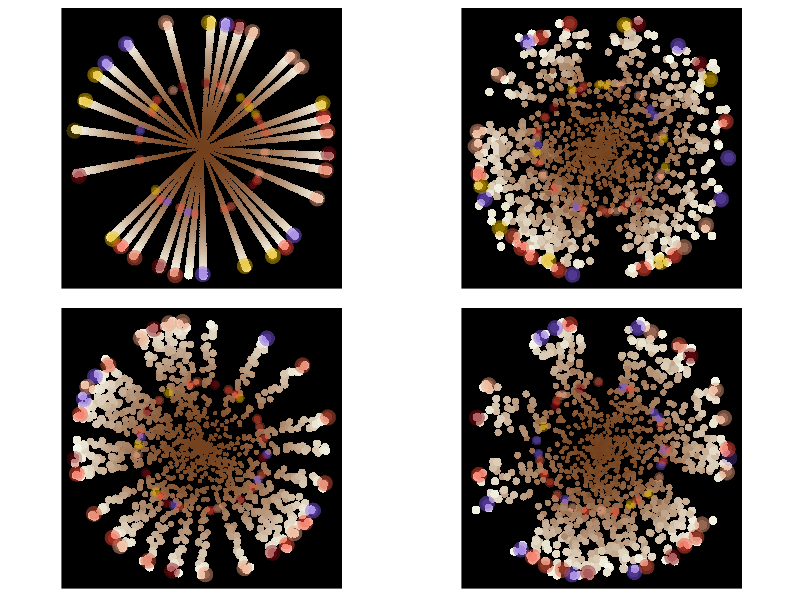
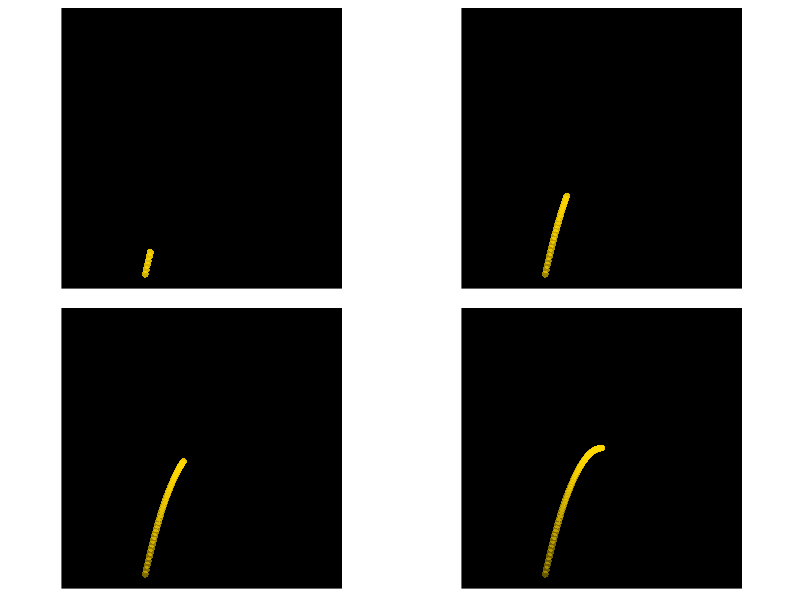

Source code (R) for these figures, in order:
## ---- chunk 1
vec_seq <- Vectorize(seq.default, vectorize.args = "to")

dense_line_to_point <- function(cx, cy, x, y) {
  nx <- vec_seq(cx, x, length.out = 45)
  ny <- vec_seq(cy, y, length.out = 45)
  size <- nx^2+ny^2
  return(cbind(nx, ny, size))
}
## ---- chunk 2
get_circumference_matrix <- function(cx, yx, r, random = TRUE) {
  n <- if (random) 55 else 30
  angles <- sample(seq(0, 0.99, length.out = n), 30, 
                   replace = FALSE) * pi * 2
  matrix(c(cos(angles) * r, sin(angles) * r), ncol = 2)
}
## ---- chunk 3
library(ggplot2)
library(gridExtra)

firework <- function(status = NULL, rad = 5, 
                     inner_glow_jitter = 0.1, 
                     outer_glow_jitter = 0.1,
                     point_alpha = 1, 
                     jlines = NA, #allow for manual matrices for later animation
                     glow_inner = NA,
                     glow_outer = NA,
                     col_inner = NA,
                     col_outer = NA) {
  
  rad_outer <- get_circumference_matrix(0, 0, rad)   #points on outer firework radius
  rad_inner <- get_circumference_matrix(0, 0, rad/2) #points on half radius
  
  #lines connecting center + points on circle
  if (is.na(jlines)) jlines <- jitter( 
    dense_line_to_point(0, 0, rad_outer[, 1], rad_outer[, 2]), amount = status)
    
  if (is.na(glow_inner)) glow_inner <- jitter(rad_inner, amount = inner_glow_jitter)
  if (is.na(glow_outer)) glow_outer <- jitter(rad_outer, amount = outer_glow_jitter)
  
  #rnd firework colors for the outer, "glowing" points
  if (is.na(col_inner)) col_inner <- factor(sample(1:6, 30, replace = TRUE))
  if (is.na(col_outer)) col_outer  <- factor(sample(1:6, 30, replace = TRUE))
  
  inner_glow_jitter <- inner_glow_jitter / 5
  outer_glow_jitter <- outer_glow_jitter / 5
      
  pfw <- ggplot() +  
    
    coord_fixed() +
    theme(legend.position = "none") +
    theme(panel.border = element_blank()) +
    theme(line = element_blank()) +
    theme(text = element_blank()) +
    theme(title = element_blank()) + 
    theme(panel.background = element_rect(fill = "black")) +
    theme(panel.grid = element_blank()) +
    xlim(-5, 5) + ylim(-5, 5) +
    
    geom_point(aes(as.vector(jlines[, 1:30]), 
                   as.vector(jlines[, 31:60]),
                   size = as.vector(jlines[, 61:90]), 
                   fill = as.vector(jlines[, 61:90])), 
               stroke = 0, pch = 21, alpha = point_alpha) +
    scale_size_continuous(range = c(1, 3)) +
    scale_fill_continuous(low = "#72401c", high = "#f5f7e8") +
    
    # repeat and jitter for glow effect
    geom_point(aes(jitter(glow_outer[, 1], amount = outer_glow_jitter), 
                   jitter(glow_outer[, 2], amount = outer_glow_jitter),
                   colour = col_outer), size = 3, alpha = 0.3, shape = 16) +
    geom_point(aes(jitter(glow_outer[, 1], amount = outer_glow_jitter), 
                   jitter(glow_outer[, 2], amount = outer_glow_jitter),
                   colour = col_outer), size = 5, alpha = 0.15, shape = 16) +
    geom_point(aes(jitter(glow_outer[, 1], amount = outer_glow_jitter), 
                   jitter(glow_outer[, 2], amount = outer_glow_jitter),
                   colour = col_outer), size = 5, alpha = 0.15, shape = 16) +
    geom_point(aes(jitter(glow_outer[, 1], amount = outer_glow_jitter), 
                   jitter(glow_outer[, 2], amount = outer_glow_jitter),
                   colour = col_outer), size = 5, alpha = 0.15, shape = 16) +
    geom_point(aes(jitter(glow_outer[, 1], amount = outer_glow_jitter), 
                   jitter(glow_outer[, 2], amount = outer_glow_jitter),
                   colour = col_outer), size = 5, alpha = 0.15, shape = 16) +

    geom_point(aes(jitter(glow_inner[, 1], amount = inner_glow_jitter), 
                   jitter(glow_inner[, 2], amount = inner_glow_jitter),
                   colour = col_inner), size = 3, alpha = 0.35, shape = 16) +
    geom_point(aes(jitter(glow_inner[, 1], amount = inner_glow_jitter), 
                   jitter(glow_inner[, 2], amount = inner_glow_jitter),
                   colour = col_inner), size = 2, alpha = 0.2, shape = 16) +
    geom_point(aes(jitter(glow_inner[, 1], amount = inner_glow_jitter), 
                   jitter(glow_inner[, 2], amount = inner_glow_jitter),
                   colour = col_inner), size = 2, alpha = 0.2, shape = 16) +
    
    scale_color_manual(values = c("#e25c41", "#7f5de7", "#891019", "#efa483", "#f44e37", "#e6b700"))
}
## ---- chunk 4
jit <- seq(0, 0.4, length.out = 3)

fws <- lapply(1:4, FUN = function(x) {
  firework(if (x != 1) status = jit[x-1])
})

do.call("grid.arrange", c(fws, nrow = 2))
## ---- chunk 5
#create rocket data
rocket <- cbind(-seq(4, 0, length.out = 100), (-(seq(4, 0, length.out = 100))^2))
rocket_alpha <- matrix(c(rep(1, 2), rep(0, 98)), ncol = 1)

#fill alpha matrix
for(i in 1:49) {
  rocket_alpha <- cbind(rocket_alpha, lag(rocket_alpha[, i], 2, 0))
  rocket_alpha[1:(2+2*i), i+1] <- seq(0.01, 0.75, length.out = (2+2*i))
  rocket_alpha[(2+2*i):100, i] <- 0
}

draw_rocket <- function(rocket, rocket_alpha) {
  rckt <- ggplot() + 
    coord_fixed() +
    theme(legend.position = "none") +
    theme(panel.border = element_blank()) +
    theme(line = element_blank()) +
    theme(text = element_blank()) +
    theme(title = element_blank()) + 
    theme(panel.background = element_rect(fill = "black")) +
    theme(panel.grid = element_blank()) +
    xlim(-5, 5) + ylim(-5, 5) +
    geom_point(aes(rocket[, 1], rocket[, 2], alpha = rocket_alpha), colour = "gold", shape = 16, size = 2) +
    scale_alpha_continuous(range = c(0, 0.9))
  return(rckt)
}
## ---- chunk 6
rckts <- lapply(as.integer(seq(25, 50, length.out = 4)), FUN = function(x) {
  draw_rocket(rocket, rocket_alpha[, x])
}
)
do.call("grid.arrange", c(rckts, nrow = 2))
